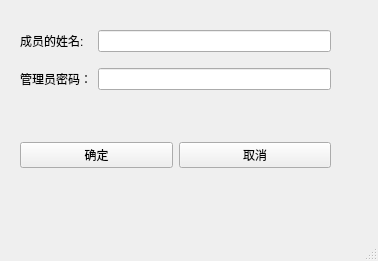
<?xml version="1.0" encoding="UTF-8"?>
<ui version="4.0">
 <class>Find</class>
 <widget class="QMainWindow" name="Find">
  <property name="geometry">
   <rect>
    <x>0</x>
    <y>0</y>
    <width>378</width>
    <height>261</height>
   </rect>
  </property>
  <property name="windowTitle">
   <string>查找成员</string>
  </property>
  <property name="windowIcon">
   <iconset resource="picture.qrc">
    <normaloff>:/picture/longtuteng.jpg</normaloff>:/picture/longtuteng.jpg</iconset>
  </property>
  <widget class="QWidget" name="centralwidget">
   <widget class="QWidget" name="widget" native="true">
    <property name="geometry">
     <rect>
      <x>20</x>
      <y>10</y>
      <width>329</width>
      <height>189</height>
     </rect>
    </property>
    <widget class="QWidget" name="layoutWidget_2">
     <property name="geometry">
      <rect>
       <x>0</x>
       <y>10</y>
       <width>311</width>
       <height>81</height>
      </rect>
     </property>
     <layout class="QGridLayout" name="gridLayout">
      <item row="0" column="1">
       <widget class="QLineEdit" name="lineEdit"/>
      </item>
      <item row="1" column="0">
       <widget class="QLabel" name="label_2">
        <property name="text">
         <string>管理员密码：</string>
        </property>
       </widget>
      </item>
      <item row="0" column="0">
       <widget class="QLabel" name="label">
        <property name="text">
         <string>成员的姓名:</string>
        </property>
       </widget>
      </item>
      <item row="1" column="1">
       <widget class="QLineEdit" name="lineEdit_2">
        <property name="text">
         <string/>
        </property>
        <property name="echoMode">
         <enum>QLineEdit::Password</enum>
        </property>
       </widget>
      </item>
     </layout>
    </widget>
    <widget class="QWidget" name="layoutWidget_3">
     <property name="geometry">
      <rect>
       <x>0</x>
       <y>130</y>
       <width>311</width>
       <height>31</height>
      </rect>
     </property>
     <layout class="QHBoxLayout" name="horizontalLayout_2">
      <item>
       <widget class="QPushButton" name="pushButton_3">
        <property name="text">
         <string>确定</string>
        </property>
       </widget>
      </item>
      <item>
       <widget class="QPushButton" name="pushButton_4">
        <property name="text">
         <string>取消</string>
        </property>
       </widget>
      </item>
     </layout>
    </widget>
   </widget>
  </widget>
  <widget class="QMenuBar" name="menubar">
   <property name="geometry">
    <rect>
     <x>0</x>
     <y>0</y>
     <width>378</width>
     <height>17</height>
    </rect>
   </property>
  </widget>
  <widget class="QStatusBar" name="statusbar"/>
 </widget>
 <resources>
  <include location="picture.qrc"/>
 </resources>
 <connections>
  <connection>
   <sender>pushButton_4</sender>
   <signal>clicked()</signal>
   <receiver>Find</receiver>
   <slot>close()</slot>
   <hints>
    <hint type="sourcelabel">
     <x>253</x>
     <y>172</y>
    </hint>
    <hint type="destinationlabel">
     <x>188</x>
     <y>130</y>
    </hint>
   </hints>
  </connection>
  <connection>
   <sender>pushButton_3</sender>
   <signal>clicked()</signal>
   <receiver>Find</receiver>
   <slot>close()</slot>
   <hints>
    <hint type="sourcelabel">
     <x>97</x>
     <y>172</y>
    </hint>
    <hint type="destinationlabel">
     <x>188</x>
     <y>130</y>
    </hint>
   </hints>
  </connection>
 </connections>
</ui>
